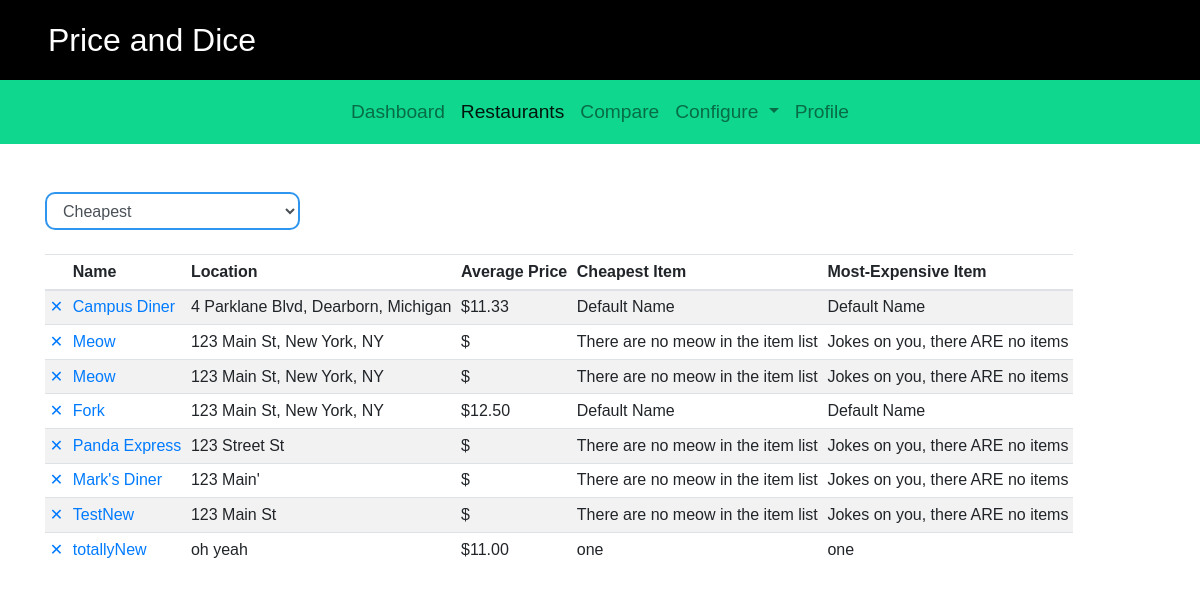
/campus/restaurant_list/, run on an earlier commit of the app's database.
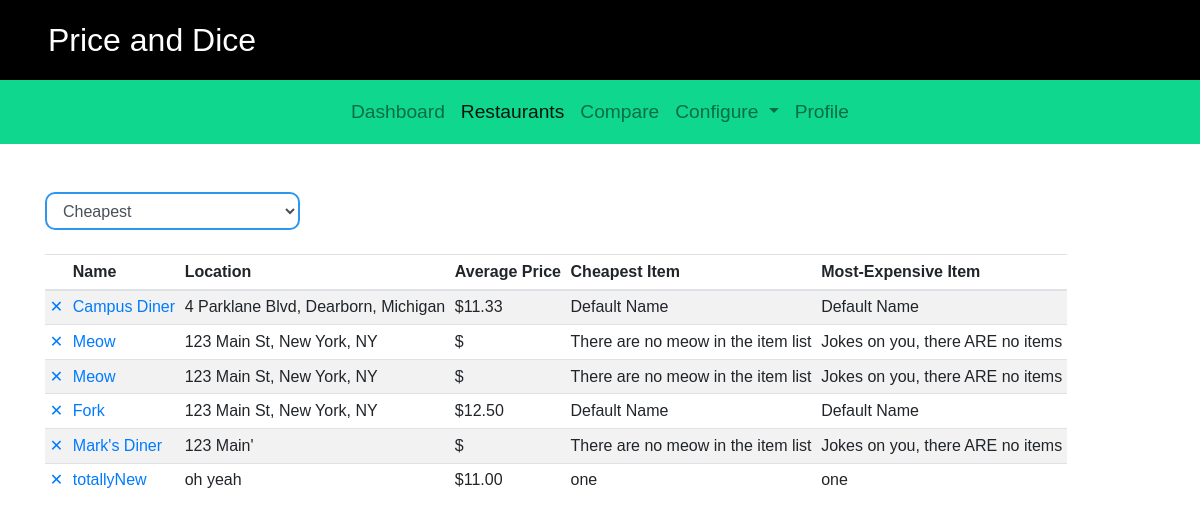
And on a later commit of the database.
### campus/models.py (models this page shows, shortened)
class Restaurant(models.Model):
    name = models.CharField(max_length=200)
    location = models.CharField(max_length=200)
    hours_of_operation = {
        'sunday': models.CharField(max_length=20),
        'monday': models.CharField(max_length=20),
        'tuesday': models.CharField(max_length=20),
        'wednesday': models.CharField(max_length=20),
        'thursday': models.CharField(max_length=20),
        'friday': models.CharField(max_length=20)
    }
    item_list = models.ManyToManyField(Item)
    def get_average_price(self):
        item_list = self.item_list.all()
        if not item_list:
            return 'There are no item_list at this restaurant'
        else:
            num_item_list =  0
            total_price = 0
            for i in item_list:
                num_item_list += 1
                total_price += i.price
            return float(total_price / num_item_list)
    def get_min_price(self):
        item_list = self.item_list.all()
        if not item_list:
            return 'There are no item_list at this restaurant'
        else:
            min_price = item_list[0].price
            for i in item_list:
                if i.price < min_price:
                    min_price = i.price
            return min_price
    def get_max_price(self):
        item_list = self.item_list.all()
        if not item_list:
            return 'There are no item_list at this restaurant'
        else:
            max_price = item_list[0].price
            for i in item_list:
                if i.price > max_price:
                    max_price = i.price
            return max_price
    def get_cheapest_item(self):
        item_list = self.item_list.all()
        if not item_list:
            return 'There are no meow in the item list'
        else:
            cheap_price = self.get_min_price()
            cheap_item = None
            for i in item_list:
                if i.price == cheap_price:
                    cheap_item = i.name
                    break
        return cheap_item
    def get_most_expensive(self):
        item_list = self.item_list.all()
        if not item_list:
            return 'Jokes on you, there ARE no items'
        else:
            high_price = self.get_max_price()
            expensive_item = None
            for i in item_list:
                if i.price == high_price:
                    expensive_item = i.name
                    break
        return expensive_item

class Item(models.Model):
    price = models.FloatField(default=0)
    name = models.CharField(max_length=50)

### campus/views.py (the view)
# urls.py: path('restaurant_list/', views.restaurant_list, name='restaurant_list'),
def restaurant_list(request):
    restaurant_list = Restaurant.objects.all()
    context = {'restaurant_list': restaurant_list}
    return render(request, 'campus/restaurant-list.html', context)

### campus/templates/campus/restaurant-list.html (shortened to what this page needs)
{% extends "./base.html" %}
{% block restaurant_list_link %}
<li class="nav-item active">
     <a class="nav-link active" href="{% url 'campus:restaurant_list' %}">Restaurants</a>
</li>
{% endblock%}
{% block body %}
<div class="container content-top">
     <div class="row">
          <div class="col-lg-3">
               <select class="form-control blue-input">
                    <option value="1">Cheapest</option>
               </select>
          </div>
     </div>
     <br>
     <div class="row">
          <div class="col-lg-12">
               <table class="table table-sm table-hover table-responsive table-striped">
                    <thead>
                         <tr>
                              <th></th>
                              <th>Name</th>
                              <th>Location</th>
                              <th>Average Price</th>
                              <th>Cheapest Item</th>
                              <th>Most-Expensive Item</th>
                         </tr>
                    </thead>
                    <tbody>
                         {% for restaurant in restaurant_list %}
                         <tr>
                              <td><a href="{% url 'campus:delete_restaurant' restaurant.id %}">&#10005;</a></td>
                              <td><a href="{% url 'campus:restaurant_detail' restaurant.id %}">{{restaurant.name}}</a></td>
                              <td>{{restaurant.location}}</td>
                              <td>${{restaurant.get_average_price |floatformat:2}}</td>
                              <td>{{restaurant.get_cheapest_item}}</td>
                              <td>{{restaurant.get_most_expensive}}</td>
                         </tr>
                         {% endfor %}
                    </tbody>
               </table>
          </div>
     </div>
</div>
{% endblock %}

### campus/templates/campus/base.html (shortened to what this page needs)
{% load static %}
<!DOCTYPE html>
<html>
    <head>
        <link
            rel="stylesheet"
            href="https://maxcdn.bootstrapcdn.com/bootstrap/4.0.0/css/bootstrap.min.css"
>
		<link rel="stylesheet" href="https://use.fontawesome.com/releases/v5.7.2/css/all.css"
>
        <link rel="stylesheet" type="text/css" href="{% static 'campus/style.css' %}">
        <link rel="stylesheet" type="text/css" href="{% static 'campus/header.css' %}">
        <link rel="stylesheet" type="text/css" href="{% static 'campus/navbar.css' %}">
        <link rel="stylesheet" type="text/css" href="{% static 'campus/inputs.css' %}">
        <link rel="stylesheet" type="text/css" href="{% static 'campus/buttons.css' %}">
    </head>
    <body>
        <div class="header-dark">
            <div class="header-text">
                Price and Dice
            </div>
        </div>
        <nav class="navbar navbar-expand-lg navbar-light navbar-light-green">
            <div class="collapse navbar-collapse" id="navbarSupportedContent">
                <ul class="navbar-nav ml-auto mr-auto">
                    {% block dashboard_link %}
                    <li class="nav-item">
                        <a class="nav-link" href="{% url 'campus:index' %}">Dashboard<span class="sr-only">(current)</span></a>
                    </li>
                    {% endblock %}
                    {% block restaurant_list_link %}{% endblock %}
                    {% block compare_restaurants_link %}
                    <li class="nav-item">
                        <a class="nav-link" href="{% url 'campus:compare_restaurants' %}">Compare</a>
                    </li>
                    {% endblock %}
                    {% block  configure_dropdown_link %}
                    <li class="nav-item dropdown">
                        <a class="nav-link dropdown-toggle" href="#" id="navbarDropdown" role="button" data-toggle="dropdown" aria-haspopup="true" aria-expanded="false">
                        Configure
                        </a>
                    </li>
                    {% endblock %}
                    {% block user_profile_link %}
                    <li class="nav-item">
                        <a class="nav-link" href="{% url 'campus:user_profile' %}">Profile</a>
                    </li>
                    {% endblock %}
                </ul>
            </div>
        </nav>
        {% block body %}
        {% endblock %}
    </body>
</html>

### campus/static/campus/style.css (style rules this page uses)
body { font-family: 'Montserrat', sans-serif; }
.content-top { margin-top: 3rem; }

### campus/static/campus/header.css (style rules this page uses)
div.header-dark { background-color: black; height: 5rem; }
div.header-dark div.header-text { color: white; font-size: 2rem; margin-left: 3rem; padding-top: 1rem; }

### campus/static/campus/navbar.css (style rules this page uses)
nav.navbar { padding: 0rem; height: 4rem; }
nav.navbar-light-green { background-color: #0FD88E; }
li.nav-item a.nav-link { display: block; height: 4rem; padding-top: 1.1rem; font-size: 1.2rem; }

### campus/static/campus/inputs.css (style rules this page uses)
.blue-input { border: 2px solid #2F96EF; border-radius: 10px; }

What changed in the data, as far as the page shows it:
removed Restaurant: name "Panda Express", location "123 Street St", get_cheapest_item "There are no meow in the item list", get_most_expensive "Jokes on you, there ARE no items"
removed Restaurant: name "TestNew", location "123 Main St", get_cheapest_item "There are no meow in the item list", get_most_expensive "Jokes on you, there ARE no items"
